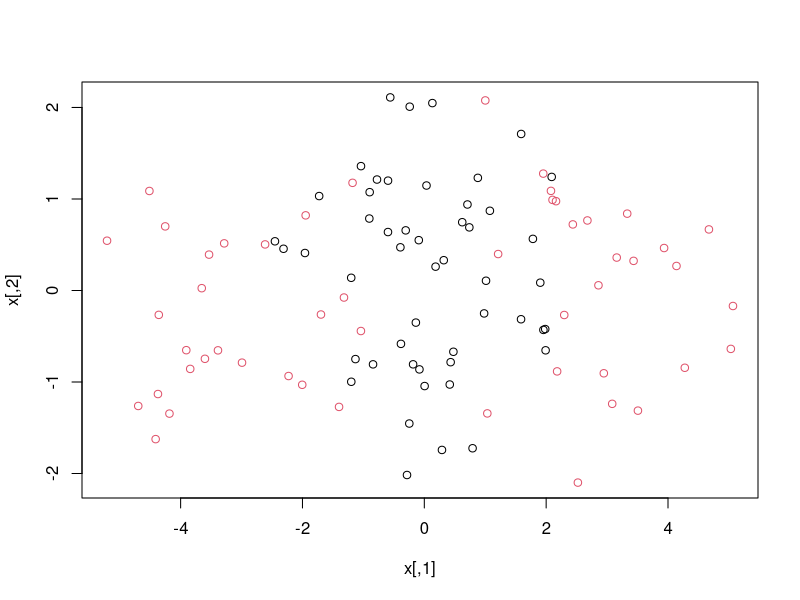
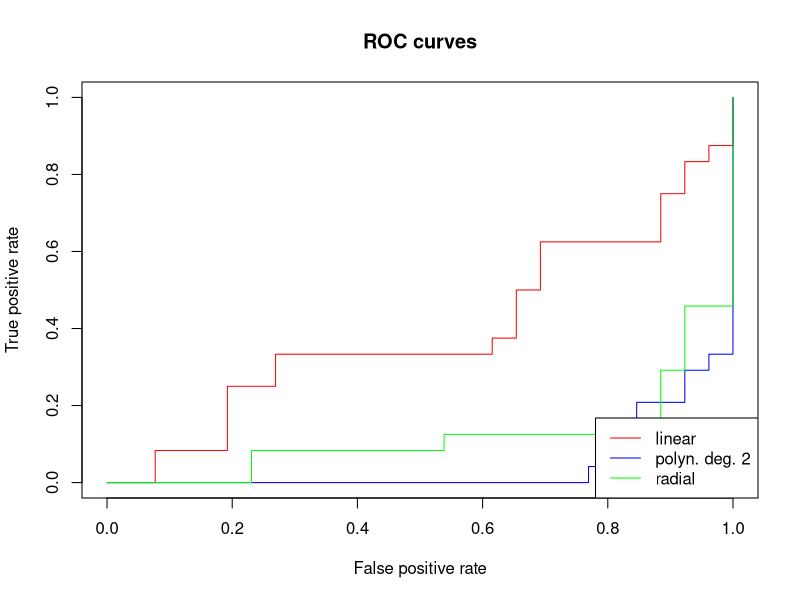
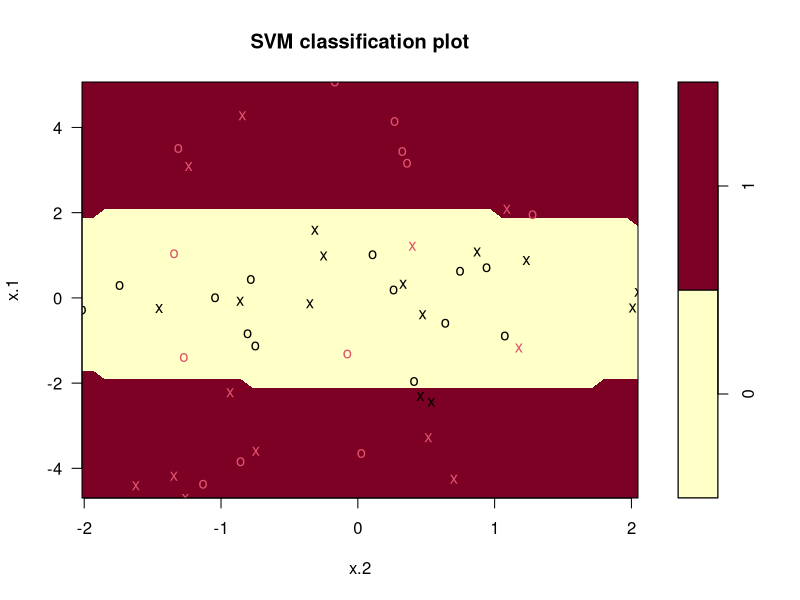
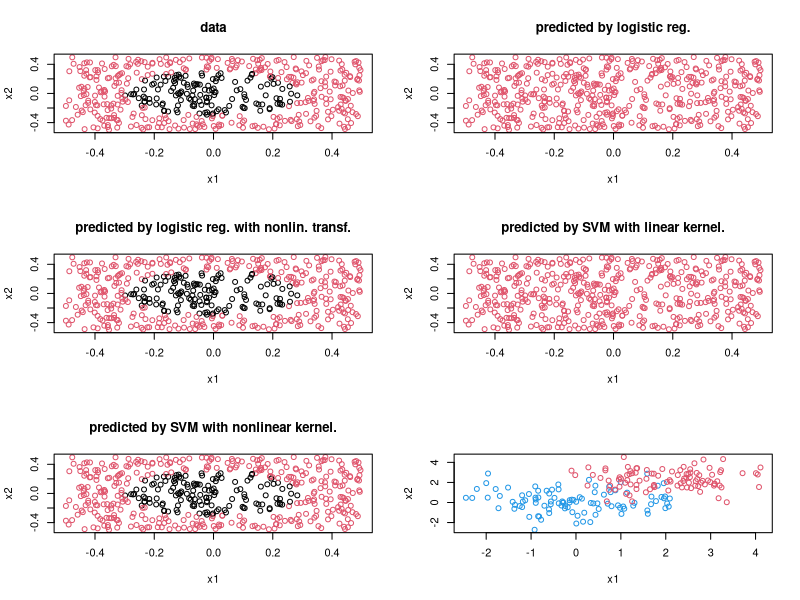
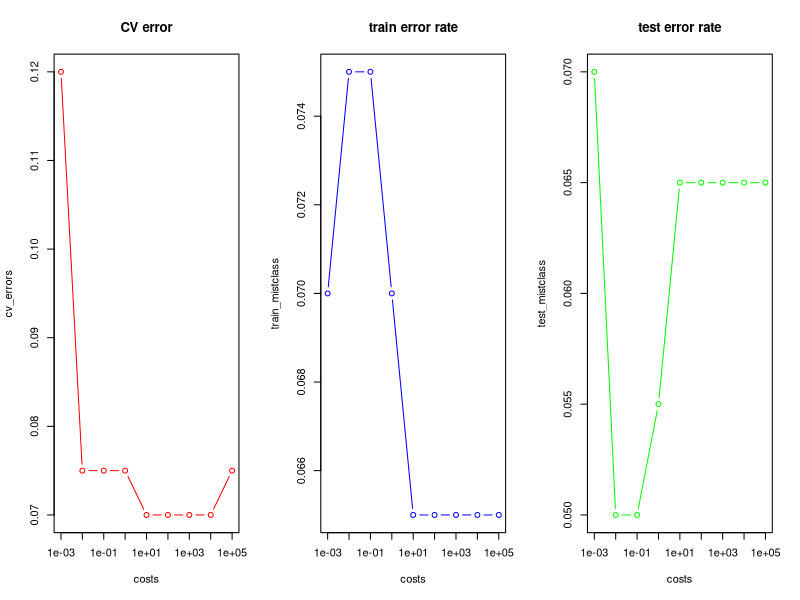

These figures' R source, in order:

# Applied

# 4
library(e1071)

set.seed(2)
x = matrix( rnorm(100*2), ncol=2)
y = c(rep(0, 50), rep(1, 50))
x[51:75] = x[51:75] + 3
x[76:100] = x[76:100] - 3
plot(x, col=y+1)
data = data.frame( x=x, y=as.factor(y) )

train = sample(1:100, size=50, replace=FALSE)
test = -train

cost = c(0.1, 1, 10, 100, 1000)
gamma = c(0.5, 1, 2, 3, 4)

# polynomial degree 1
svmfit_deg1 = tune(svm, y ~ ., data=data[train, ], kernel="polynomial", degree=1, 
                   scale=FALSE, decision.values=T,
                   range=list(cost=cost) )$best.model

table(pred_train = predict(svmfit_deg1, newdata=data[train, ]), truth_train=data[train, ]$y)
#           truth_train
# pred_train  0  1
#          0  0  0
#          1 22 28
table(pred_test = predict(svmfit_deg1, newdata=data[test, ]), truth_test=data[test, ]$y)
#          truth_test
# pred_test  0  1
#         0  0  0
#         1 28 22

# polynomial degree 2
svmfit_deg2 = tune(svm, y ~ ., data=data[train, ], kernel="polynomial", degree=2, 
                   scale=FALSE, decision.values=T,
                   range=list(cost=cost) )$best.model

table(pred_train = predict(svmfit_deg2, newdata=data[train, ]), truth_train=data[train, ]$y)
#            truth_train
# pred_train  0  1
#          0 18  4
#          1  4 24
table(pred_test = predict(svmfit_deg2, newdata=data[test, ]), truth_test=data[test, ]$y)
#          truth_test
# pred_test  0  1
#          0 22  4
#          1  6 18


# polynomial degree 3
svmfit_deg3 = tune(svm, y ~ ., data=data[train, ], kernel="polynomial", degree=3, 
                   scale=FALSE, decision.values=T,
                   range=list(cost=cost) )$best.model

table(pred_train = predict(svmfit_deg3, newdata=data[train, ]), truth_train=data[train, ]$y)
#           truth_train
# pred_train  0  1
#          0  2  0
#          1 20 28
table(pred_test = predict(svmfit_deg3, newdata=data[test, ]), truth_test=data[test, ]$y)
#          truth_test
# pred_test  0  1
#         0  2  1
#         1 26 21


# polynomial degree 4
svmfit_deg4 = tune(svm, y ~ ., data=data[train, ], kernel="polynomial", degree=4, 
                   scale=FALSE, decision.values=T,
                   range=list(cost=cost) )$best.model

table(pred_train = predict(svmfit_deg4, newdata=data[train, ]), truth_train=data[train, ]$y)
#           truth_train
# pred_train  0  1
#           0 22  1
#           1 0 27
table(pred_test = predict(svmfit_deg4, newdata=data[test, ]), truth_test=data[test, ]$y)
#          truth_test
# pred_test  0  1
#         0 23  6
#         1  5 16

# polynomial kernels with odd degrees give very bad results, interesting!

# radial
svmfit_radial = tune(svm, y ~ ., data=data[train, ], kernel="radial", 
                     scale=FALSE, decision.values=T,
                   range=list(cost=cost, gamma=gamma) )$best.model

table(pred_train = predict(svmfit_radial, newdata=data[train, ]), truth_train=data[train, ]$y)
#           truth_train
# pred_train  0  1
#          0 22  0
#          1  0 28
table(pred_test = predict(svmfit_radial, newdata=data[test, ]), truth_test=data[test, ]$y)
#          truth_test
# pred_test  0  1
#         0 20  5
#        1  8 17


# ROC curves
library(ROCR)
rocplot = function(pred, truth, ...)
{
  predob = prediction(pred, truth)
  perf = performance(predob, "tpr", "fpr")
  plot(perf, ...)
}

svmfit_deg1_scores = attributes( predict(svmfit_deg1, newdata=data[test, ], 
                                         decision.values=TRUE) )$decision.values

svmfit_deg2_scores = attributes( predict(svmfit_deg2, newdata=data[test, ], 
                                         decision.values=TRUE) )$decision.values

svmfit_radial_scores = attributes( predict(svmfit_radial, newdata=data[test, ], 
                                         decision.values=TRUE) )$decision.values

rocplot(svmfit_deg1_scores, data$y[test], col="red", main="ROC curves")
rocplot(svmfit_deg2_scores, data$y[test], add=TRUE, col="blue")
rocplot(svmfit_radial_scores, data$y[test], add=TRUE, col="green")
legend("bottomright", legend = c("linear", "polyn. deg. 2", "radial"), 
       col=c("red", "blue", "green"), lty=1)

# so 2nd degree polynomial kernel gives the best ROC curve
plot(svmfit_deg2, data[test, ])



# 5a
set.seed(1)
x1 = runif(500) - 0.5
x2 = runif(500) - 0.5
y = 1*(x1^2 + x2^2 > 0.3^2)    # circular disk
data = data.frame(x1=x1, x2=x2, y=as.factor(y))

# 5b
par(mfrow=c(3,2))
x = cbind(x1, x2)
plot(x, col=y+1, main="data")

# 5c
logistic_mod = glm(y ~ ., data=data, family=binomial)
summary(logistic_mod)

# 5d
lin_prob = predict(logistic_mod, newdata=data, type="response")
lin_yhat = ifelse(lin_prob > 0.5, 1, 0)
plot(x, col=lin_yhat+1, main="predicted by logistic reg.")

# 5e
nonlin_logistic_mod = glm(y ~ x1 + x2 + I(x1^2) + I(x2^2) + I(x1*x2), data=data, family=binomial)

# 5f
nonlin_prob = predict(nonlin_logistic_mod, newdata=data, type="response")
nonlin_yhat = ifelse(nonlin_prob > 0.5, 1, 0)
plot(x, col=nonlin_yhat+1, main="predicted by logistic reg. with nonlin. transf.")

# 5g
library(e1071)
cost = c(0.1, 1, 10, 100, 1000)
gamma = c(0.5, 1, 2, 3, 4)
lin_svm_mod = tune(svm, y ~ ., data=data, kernel="linear",
                   scale=FALSE, decision.values=T,
                   range=list(cost=cost) )$best.model
lin_svm_yhat = as.numeric( predict(lin_svm_mod, newdata=data) ) -1
plot(x, col=lin_svm_yhat+1, main="predicted by SVM with linear kernel.")

# 5h
nonlin_svm_mod = tune(svm, y ~ ., data=data, kernel="radial", 
                   scale=FALSE, decision.values=T,
                   range=list(cost=cost, gamma=gamma) )$best.model
nonlin_svm_yhat = as.numeric( predict(nonlin_svm_mod, newdata=data) ) - 1
plot(x, col=nonlin_svm_yhat+1, main="predicted by SVM with nonlinear kernel.")


# 6a

set.seed(2)
x1 = rnorm(200)
x2 = rnorm(200)
y = c( rep(-1, 100), rep(1, 100) )
x1[y==1] = x1[y==1] + 2.
x2[y==1] = x2[y==1] + 2.

x = cbind(x1, x2)
plot(x, col=(3-y))

data = data.frame(x1=x1, x2=x2, y=as.factor(y))

# 6b
set.seed(1)
library(e1071)
costs = c(0.001, 0.01, 0.1, 1, 10, 100, 1000, 10000, 100000)
tune_lin_svm = tune(svm, y ~ ., data=data, kernel="linear", scale=FALSE, decision.values=TRUE, 
                    range=list(cost=costs))

summary(tune_lin_svm)
cv_errors = summary(tune_lin_svm)$performances[, 2]
# cost = 0.01 gives the lowest CV error, but larger costs do not make the error a lot worse


train_mistclass = c()
for(cost in costs)
{
  lin_svm_mod = svm(y ~ ., data=data, kernel="linear", cost=cost, scale=F, decision.values=T)
  pred = predict(lin_svm_mod, newdata=data)
  confusion_tab = table(pred=pred, truth=data$y)
  train_mistclass = c(train_mistclass, (confusion_tab[-1, 1] + confusion_tab[1, -1])/sum(confusion_tab) )
}

par(mfrow=c(1,3))
plot(costs, cv_errors, type="b", col="red", log="x", main="CV error")
plot(costs, train_mistclass, type="b", col="blue", log="x", main="train error rate")


# 6c
set.seed(10)
x1_test = rnorm(200)
x2_test = rnorm(200)
y_test = c( rep(-1, 100), rep(1, 100) )
x1_test[y_test==1] = x1_test[y_test==1] + 2.
x2_test[y_test==1] = x2_test[y_test==1] + 2.

data_test = data.frame(x1=x1_test, x2=x2_test, y=as.factor(y_test))

test_mistclass = c()
for(cost in costs)
{
  lin_svm_mod = svm(y ~ ., data=data, kernel="linear", cost=cost, scale=F, decision.values=T)
  pred = predict(lin_svm_mod, newdata=data_test)
  confusion_tab = table(pred=pred, truth=data_test$y)
  test_mistclass = c(test_mistclass, (confusion_tab[-1, 1] + confusion_tab[1, -1])/sum(confusion_tab) )
}
plot(costs, test_mistclass, type="b", col="green", log="x", main="test error rate")

# 6d
# The CV error has minimun at cost=0.01 and again at large costs of 100, 1000, 10000.
# So the trend of CV error is not very clear.
# As expected the larger the cost is the lower the training error becomes.
# The test error rate has minimun at cost 0.01 and 0.1.
